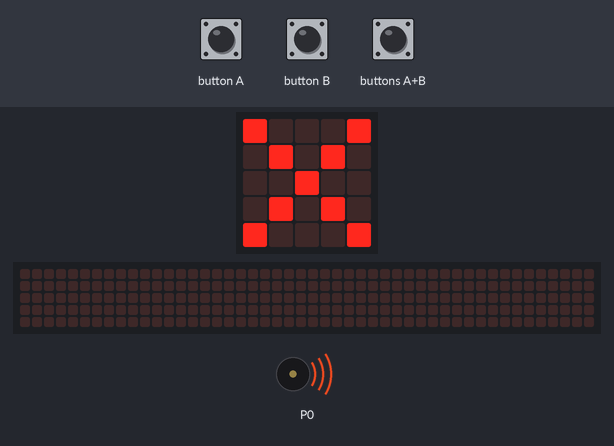
Recording of a program running on a simulated BBC micro:bit (MakeCode). Parts: the board's 5×5 LED display, a strip that is not on the board, showing the scrolling text unrolled, buzzer (waves = sounding). Inputs (shaded band) come from the test bench. The 48×5 strip is a reading aid, not a part: it shows the text the display is scrolling, unrolled, one strip-width of it at a time.

Above: at 1.4 s.
1.5 s: buttons A+B pressed for 0.15 s
At 1.9 s:
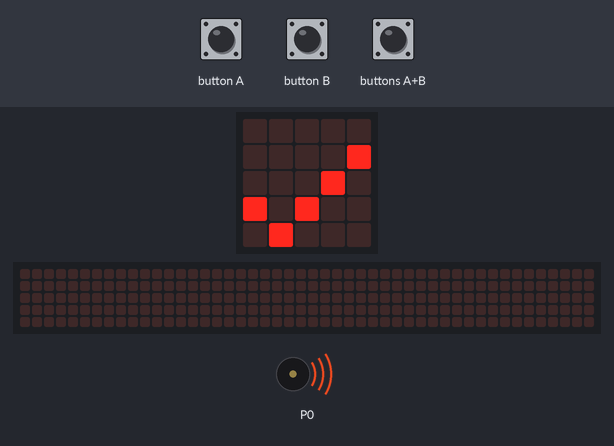
2.2 s: button A pressed for 0.15 s
At 9.1 s:
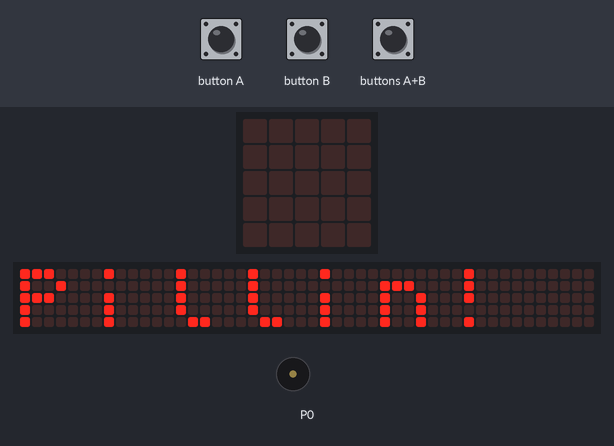
At 11.1 s:
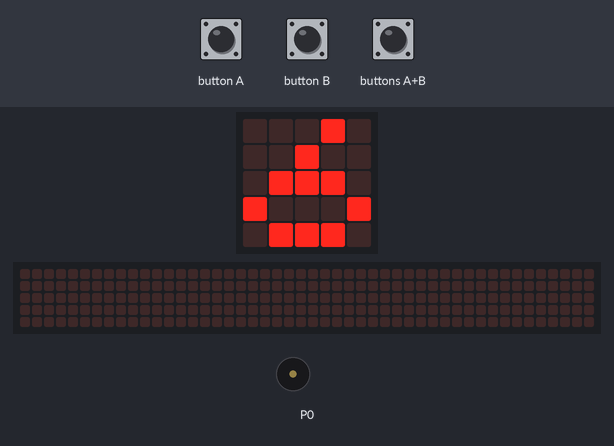
Timing chart, 0 to 11.5 s (numbered marks = the images above; inputs shaded):
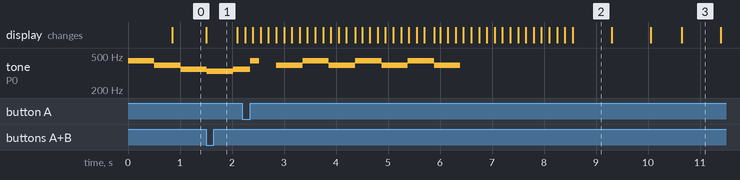

Measured:
- after the input at 1.5 s, the display: changes at once (image 1)
- after the input at 2.2 s, the display: first differs from a run without the input after 7.9 s (image 3 shows a later state)
- by itself, tone on P0: plays 440 Hz for 0.17 s, 392 Hz for 0.51 s, 440 Hz for 0.51 s, 392 Hz for 0.51 s, 440 Hz for 0.51 s, 392 Hz for 0.51 s … (8 notes in this stretch)
- what the display in image 2 shows lasts 0.7 s, from 8.6 s to 9.3 s

The program:

main.ts
```typescript
input.onButtonPressed(Button.A, function () {
    music.playMelody("A G A G A G A G ", 120)
    basic.showNumber(6)
})
input.onButtonPressed(Button.AB, function () {
    basic.showString("Pillin!")
})
input.onButtonPressed(Button.B, function () {
    basic.showNumber(7)
    music.playMelody("C D C D C D C D ", 120)
})
basic.forever(function () {
    basic.showNumber(3)
    basic.pause(100)
    basic.showIcon(IconNames.No)
    basic.pause(100)
    basic.showNumber(2)
    basic.pause(1000)
})
basic.forever(function () {
    if (input.buttonIsPressed(Button.A)) {
        basic.showIcon(IconNames.Yes)
    } else if (input.buttonIsPressed(Button.B)) {
        basic.showIcon(IconNames.No)
    }
})
control.inBackground(function () {
    music.playMelody("A G F E F G A B ", 120)
})
```

test.ts
```typescript
// aquí va el archivo "tests"; esto no se compilará cuando este paquete se utilice como una extensión.
```
